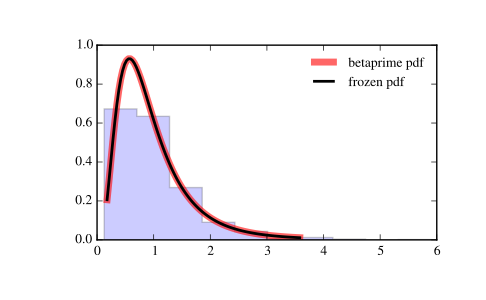

Write the Python code that produced this figure.
from scipy.stats import betaprime
import matplotlib.pyplot as plt
fig, ax = plt.subplots(1, 1)

# Calculate a few first moments:

a, b = 5, 6
mean, var, skew, kurt = betaprime.stats(a, b, moments='mvsk')

# Display the probability density function (``pdf``):

x = np.linspace(betaprime.ppf(0.01, a, b),
                betaprime.ppf(0.99, a, b), 100)
ax.plot(x, betaprime.pdf(x, a, b),
       'r-', lw=5, alpha=0.6, label='betaprime pdf')

# Alternatively, the distribution object can be called (as a function)
# to fix the shape, location and scale parameters. This returns a "frozen"
# RV object holding the given parameters fixed.

# Freeze the distribution and display the frozen ``pdf``:

rv = betaprime(a, b)
ax.plot(x, rv.pdf(x), 'k-', lw=2, label='frozen pdf')

# Check accuracy of ``cdf`` and ``ppf``:

vals = betaprime.ppf([0.001, 0.5, 0.999], a, b)
np.allclose([0.001, 0.5, 0.999], betaprime.cdf(vals, a, b))
# True

# Generate random numbers:

r = betaprime.rvs(a, b, size=1000)

# And compare the histogram:

ax.hist(r, normed=True, histtype='stepfilled', alpha=0.2)
ax.legend(loc='best', frameon=False)
plt.show()
